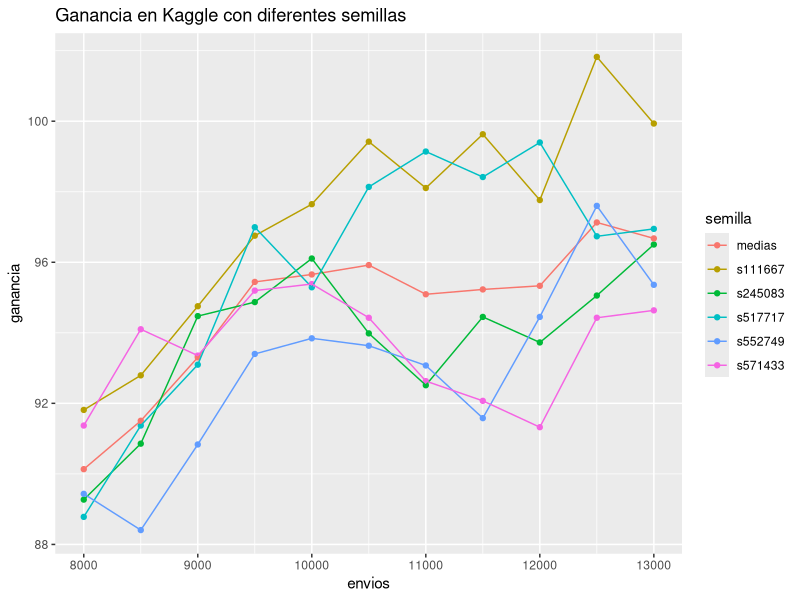

This chart was generated by the following R code:


library(ggplot2)
library(tidyr)
library(dplyr)



#Generar dataset a partir de datos de subidas a kaggle
semillas <- as.data.frame(list("semilla" <- c("s111667","s245083","s517717","s552749","s571433"),
                               "e8000" <- c(91.814,89.271,88.781,89.434,91.371),
                               "e8500" <- c(92.794,90.857,91.371,88.407,94.101),
                               "e9000" <- c(94.754,94.474,93.097,90.834,93.354),
                               "e9500" <- c(96.754,94.871,96.994,93.401,95.197),
                               "e10000" <- c(97.647,96.107,95.291,93.844,95.384),
                               "e10500" <- c(99.420,93.984,98.137,93.634,94.427),
                               "e11000" <- c(98.106,92.514,99.140,93.074,92.631),
                               "e11500" <- c(99.630,94.451,98.417,91.581,92.071),
                               "e12000" <- c(97.764,93.727,99.397,94.451,91.324),
                               "e12500" <- c(101.824,95.057,96.737,97.600,94.427),
                               "e13000" <- c(99.934,96.504,96.947,95.361,94.637)
                               )
                          )

#Por las dudas, para que el nombre de las columnas estén bien
colnames(semillas) <- c("semilla", "e8000", "e8500", "e9000", "e9500", "e10000", "e10500", "e11000", "e11500", "e12000", "e12500", "e13000")


#Saco vector con el nombre de las columnas menos la primera que es la semilla. La voy a usar para hacer el promedio de cada envio y poder graficar la curva promedio
columnas <- colnames(semillas[,-c(1)]) 

#Para ir juntando los valores de los proemdios de cada envio
medias <- list()

#HAgo los promedios de cada envio y lo agrego a medias
for (col in columnas) {
  medias[[col]] <- mean(semillas[[col]], na.rm = TRUE)
}

# Imprimir resultados
medias

#Hago vector con las medias por envioa
promedios <- c("medias", medias$e8000, medias$e8500, medias$e9000, medias$e9500, medias$e10000, medias$e10500, medias$e11000, medias$e11500, medias$e12000, medias$e12500, medias$e13000)

# Agrego la media al data frame con todos los resultados
semillas <- rbind(semillas, promedios)

# TODO LO QUE VIENE AHORA ES PARA TENER LOS DATOS EN UN FORMATO QUE LE SIRVA A GGPLOT

# Paso las semillas a id de cada fila
rownames(semillas) <- semillas$semilla
semillas <- semillas[,-c(1)]

# Transpongo el data frame y agrego nueva columna con la cantidad de envios
semillas_t <- as.data.frame(t(semillas))
semillas_t$envios <- c(8000,8500,9000,9500,10000,10500,11000,11500,12000,12500,13000)


# Convertir la matriz de formato ancho a largo
matriz_larga <- pivot_longer(
  data = semillas_t,
  cols = colnames(semillas_t[-c(7)]),  # Selecciona todas las columnas que empiezan con "serie_"
  names_to = "semilla",            # Nombre de la columna que almacenará los nombres de las series
  values_to = "ganancia"                # Nombre de la columna que almacenará los valores
)

# Ver la matriz en formato largo
print(matriz_larga)

matriz_larga$ganancia <- as.numeric(matriz_larga$ganancia)



# Crear el gráfico
ggplot(matriz_larga, aes(x = envios, y = ganancia, color = semilla, group = semilla)) +
  geom_point() +  # Agrega los puntos
  geom_line() +   # Conecta los puntos con líneas
  labs(title = "Ganancia en Kaggle con diferentes semillas", ylab ="Ganancia")

str(matriz_larga)










  
